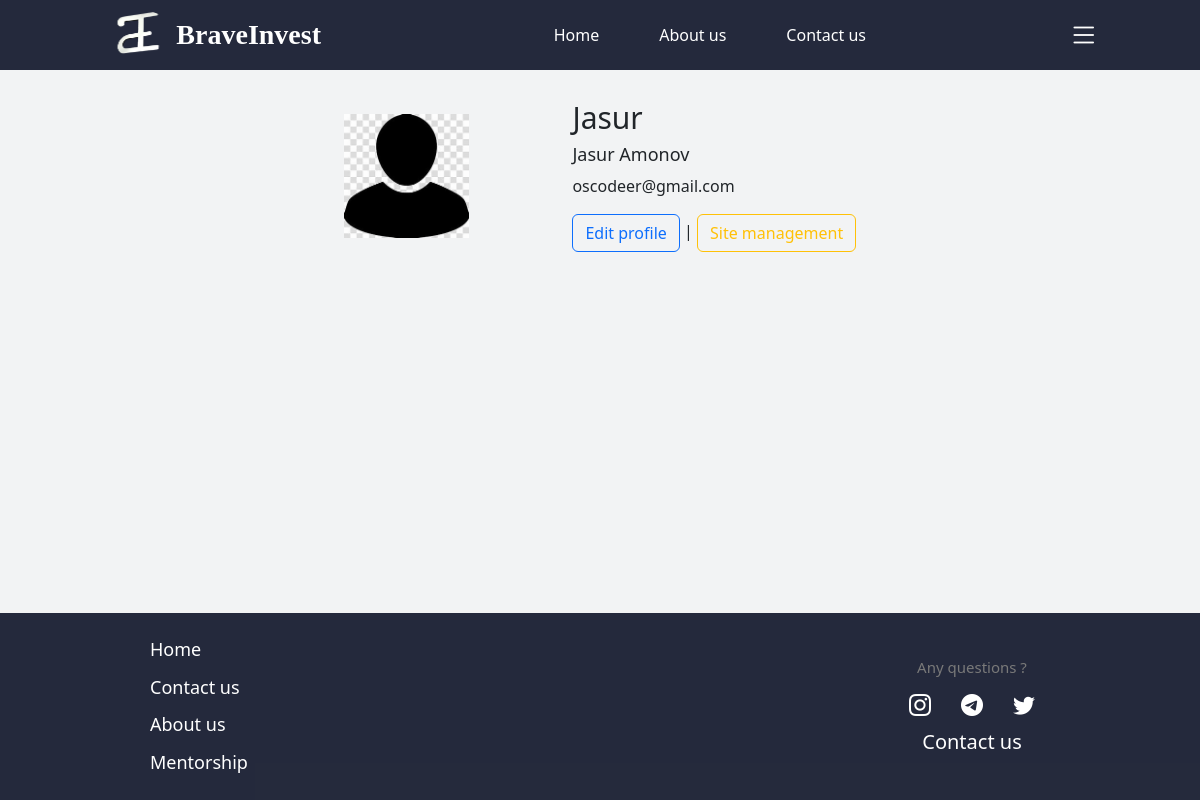
The app's page /users/profile/1/ (signed in) with its own data.
### invest/models.py (models this page shows)
class User(AbstractUser):
    black_theme = models.BooleanField(default=False)
    profile_picture = models.ImageField(blank=True, null=True)

### invest/views.py (the view)
# urls.py: path("users/profile/<int:id>/", ProfileView.as_view(), name="profile"),
class ProfileView(View):
    def get(self, request, id):
       user = User.objects.get(id=id)
       return render(request, "profile.html", {"user":user})

### templates/profile.html (shortened to what this page needs)
{% extends 'base.html' %}
{% load static %}
{% block content %}
<div class="profile-cont">
    <div class="profile_divs">
        <div class="profile_img">
            {% if user.profile_picture %}
                <img src="{{ user.profile_picture.url }}" alt="img">
            {% else %}
                <img src="{% static './images/profile_picture.jpg' %}" alt="img">
            {% endif %}
        </div>
        <div class="profile-baz">
            <h5>{{ user.username }}</h5>
            <h6>{{ user.first_name }} {{ user.last_name }}</h6>
            <p>{{ user.email }}</p>
            <a class="btn btn-outline-primary" href="{% url 'profile_update' %}">Edit profile</a>
            {% if user.is_staff %}
                 | <a class="btn btn-outline-warning" href="{% url 'admin_page' %}">Site management</a>
            {% endif %}
        </div>
    </div>
</div>
{% endblock content %}

### static/css/style.css (style rules this page uses)
html, body { height: 100%; background-color: #f2f3f4; }
.profile-cont { width: 50%; margin: auto; text-align: center; }
.profile_divs { margin-top: 30px; display: flex; position: relative; justify-content: space-around; padding: 0 100px; align-items: center; }
.profile_img { width: 125px; }
.profile_img img { width: 100%; }
.profile-baz { text-align: initial; }
.profile-baz h5 { font-size: 30px; }
.profile-baz h6 { font-size: 18px; }
@media (max-width:1267px) { .profile-cont { width: 68%; } }

### records on screen
User: username "Jasur", first_name "Jasur", last_name "Amonov", email "oscodeer@gmail.com"
